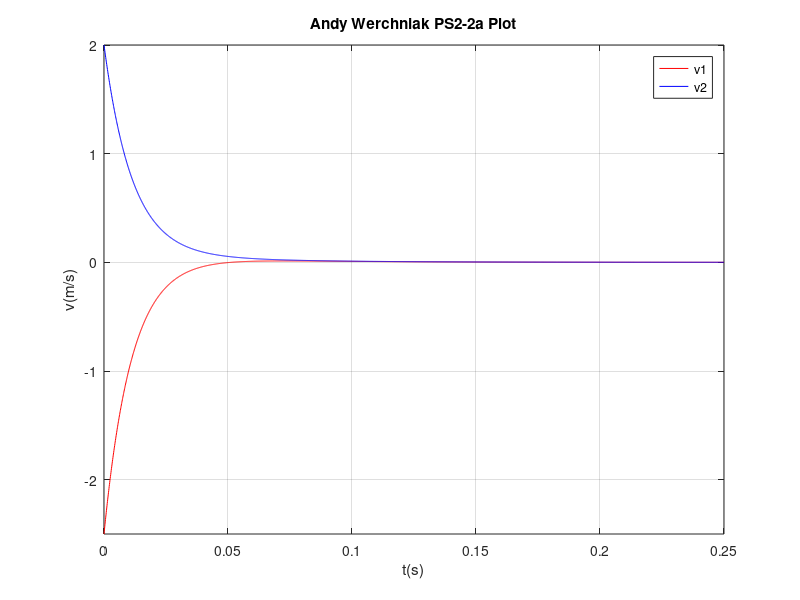

Here is the MATLAB script that generated this plot:
%PS_2_2a
clear;

%define constants and initial conditions
B=4; D=7; E=5; F=6; G=3; r=1; c=1;
v1(1) = -2.5;
v2(1) = 2;

%define A matrix
A = 1/(r*c)*[-(B*D+D*E),D*E;E*F,-(E*F+F*G)];

%set tstep and t vector for Euler's
dt = 0.0001;
t = 0:dt:0.25;

%Perform Euler's method. v(i+1) = v(i) + A*v(i)*dt
for i = 2:length(t)
    v = [v1(i-1);v2(i-1)] + A*[v1(i-1);v2(i-1)]*dt;
    v1(i) = v(1);
    v2(i) = v(2);
end

%plot results
plot(t,v1,'r',t,v2,'b');
title('Andy Werchniak PS2-2a Plot');
grid on;
axis([min(t),max(t),min(v1),max(v2)]);
legend('v1','v2');
xlabel('t(s)');
ylabel('v(m/s)');
